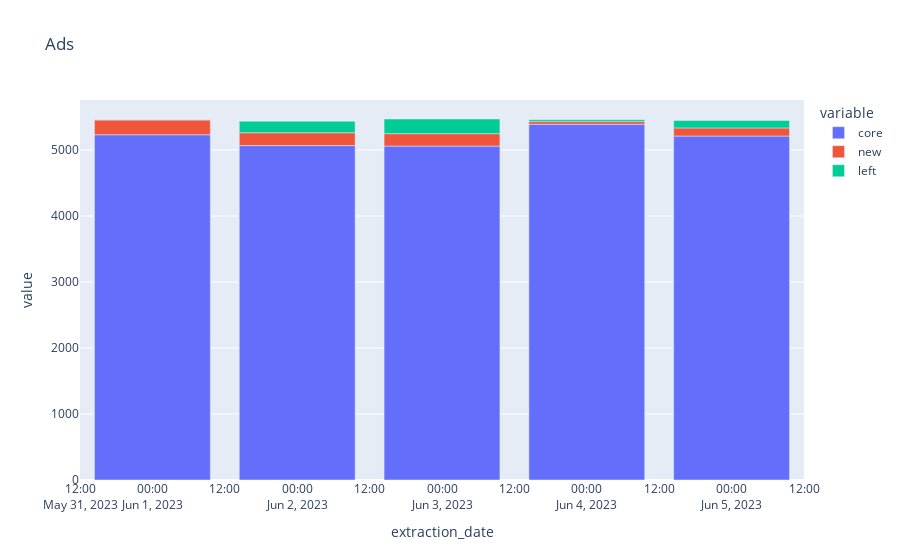

Notebook code cell kept with this figure:
### Code cell
fig = px.bar(df_population, x='extraction_date', y=['core', 'new', 'left'], orientation='v', title='Ads')
fig.show()

### Figure 1 — Plotly figure (JSON) as saved in the notebook; plotly's stock layout.template omitted (floating-point values rounded to 4 significant figures)
{"data": [{"alignmentgroup": "True", "hovertemplate": "variable=core<br>extraction_date=%{x}<br>value=%{y}<extra></extra>", "legendgroup": "core", "marker": {"color": "#636efa", "pattern": {"shape": ""}}, "name": "core", "offsetgroup": "core", "orientation": "v", "showlegend": true, "textposition": "auto", "type": "bar", "x": ["2023-06-01", "2023-06-02", "2023-06-03", "2023-06-04", "2023-06-05"], "xaxis": "x", "y": [5230, 5066, 5059, 5389, 5211], "yaxis": "y"}, {"alignmentgroup": "True", "hovertemplate": "variable=new<br>extraction_date=%{x}<br>value=%{y}<extra></extra>", "legendgroup": "new", "marker": {"color": "#EF553B", "pattern": {"shape": ""}}, "name": "new", "offsetgroup": "new", "orientation": "v", "showlegend": true, "textposition": "auto", "type": "bar", "x": ["2023-06-01", "2023-06-02", "2023-06-03", "2023-06-04", "2023-06-05"], "xaxis": "x", "y": [226, 195, 188, 40, 123], "yaxis": "y"}, {"alignmentgroup": "True", "hovertemplate": "variable=left<br>extraction_date=%{x}<br>value=%{y}<extra></extra>", "legendgroup": "left", "marker": {"color": "#00cc96", "pattern": {"shape": ""}}, "name": "left", "offsetgroup": "left", "orientation": "v", "showlegend": true, "textposition": "auto", "type": "bar", "x": ["2023-06-01", "2023-06-02", "2023-06-03", "2023-06-04", "2023-06-05"], "xaxis": "x", "y": [0, 174, 222, 28, 112], "yaxis": "y"}], "layout": {"barmode": "relative", "legend": {"title": {"text": "variable"}, "tracegroupgap": 0}, "title": {"text": "Ads"}, "xaxis": {"anchor": "y", "domain": [0, 1], "title": {"text": "extraction_date"}}, "yaxis": {"anchor": "x", "domain": [0, 1], "title": {"text": "value"}}}}
